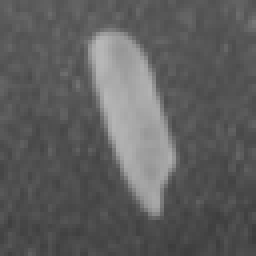
%> input picture clases/Cap01_Introducción/Matlab/onerice.bmp, 64 x 64 px (shown 4 times larger)
$ octave TRAT01_OneRice.m   (GNU Octave 9; MATLAB toolbox functions it lacks are replaced by stand-ins)
%> lines starting %> are read from the running program, lines starting %| are printed output that depends on the picture; in (x1, y1, x2, y2) boxes, pixels count from 0 and x2, y2 are one past the last pixel; in counts of white or black regions, pixels touching at a corner belong together; the program's own positions count from 1
### clases/Cap01_Introducción/Matlab/enterpause.m
% (c) José Ramón Iglesias(2018) -
%https://sites.google.com/a/unicesar.edu.co/jose-r-iglesias/
%    enterpause display "press <Enter> to continue..." and wait for <Enter>
%    enterpause(t) means pause(t)
%
function enterpause(t)
if ~exist('t','var')
    disp('press <Enter> to continue...')
    pause
else
    pause(t)
end

### clases/Cap01_Introducción/Matlab/TRAT01_OneRice.m
% Example:
%
% Simple example of a small image
%
% Computer Vision
% (c) José Ramón Iglesias(2021) - https://sites.google.com/a/unicesar.edu.co/jose-r-iglesias/


clear all
close all

I = imread('onerice.bmp');
%> I is the input picture: size 64x64 uint8; min 59, max 183, mean 94.1
figure(1)
imshow(I)
axis on
hold on
[N,M] = size(I);
%> N = 64; M = 64


i = input('row/column? ');
%> the answer given: 3
plot([1 M],[i i],'r');
plot([i i],[1 N],'b');
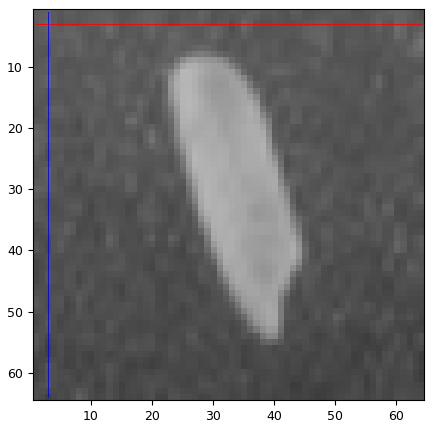
%> figure redrawn from the program's plot data

figure(2)
plot(I(i,:),'r');
axis([0 M 0 255])
title(['row ' num2str(i)])
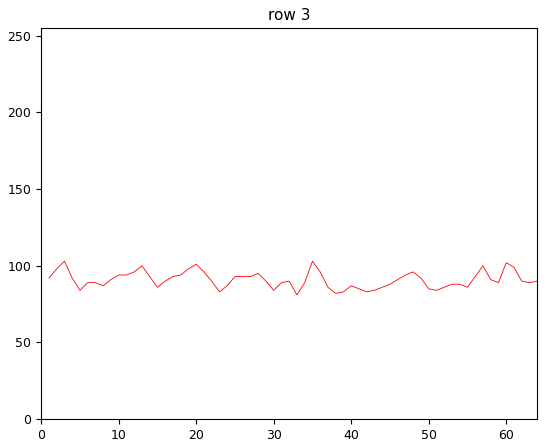
%> figure redrawn from the program's plot data; curve peaks at x = 3, y = 103

figure(3)
plot(I(:,i),'b');
axis([0 N 0 255])
title(['column ' num2str(i)])
%> figure, not shown here; curve peaks at x = 3, y = 103

enterpause


for i=1:N

    figure(1)
    hold off
    imshow(I)
    axis on
    hold on
    plot([1 M],[i i],'r');
    plot([i i],[1 N],'b');

    figure(2)
    plot(I(i,:),'r');
    axis([0 M 0 255])
    title(['row ' num2str(i)])

    figure(3)
    plot(I(:,i),'b');
    axis([0 N 0 255])
    title(['column ' num2str(i)])
    pause(0.5)
end
%> figure, not shown here; curve peaks at x = 6, y = 118
%> figure, not shown here; curve peaks at x = 8, y = 95

figure(3)
mesh(double(I))
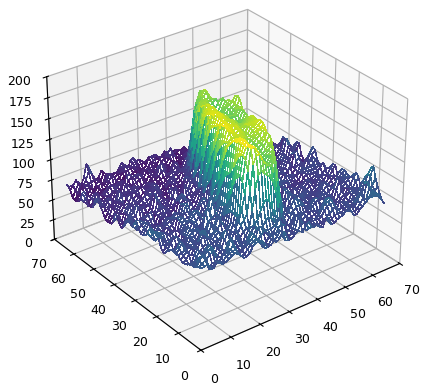
%> figure redrawn from the program's plot data

figure(4)
R = I>140;
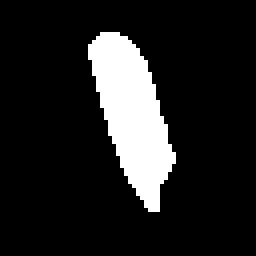
%> R: size 64x64 logical (shown 4 times larger); 13.2% white; 1 white region, box (x1, y1, x2, y2) and area: (22, 8, 44, 53) 539
imshow(R)
